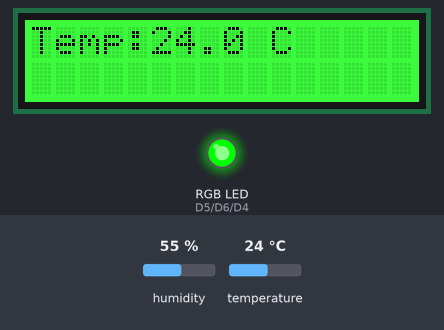
A program run on a simulated Raspberry Pi (BCM pin numbers) with a GrovePi. On the bench: 16×2 character LCD, an RGB LED mixed from three pins (HIGH = lit). Inputs (shaded band) come from the test bench; at power-on: temperature 24 °C, humidity 55 %. What the program prints to the terminal is not drawn.

Above: at 1.2 s.
1.3 s: temperature set to 20.4 °C
At 3.4 s:
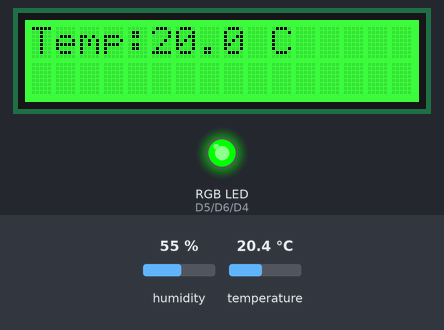
8.0 s: temperature set to 19.2 °C
At 11.3 s:
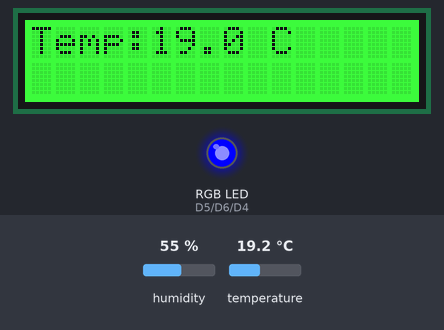
14.0 s: temperature set to 28 °C
At 15.8 s:
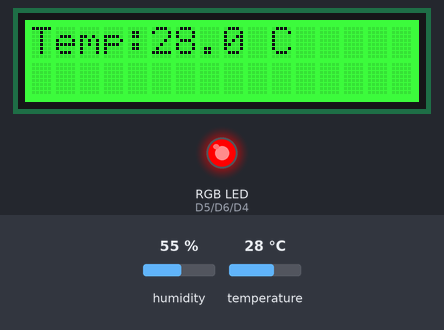
20.7 s: temperature set to 26.6 °C
25.9 s: temperature set to 25.5 °C
At 28.3 s:
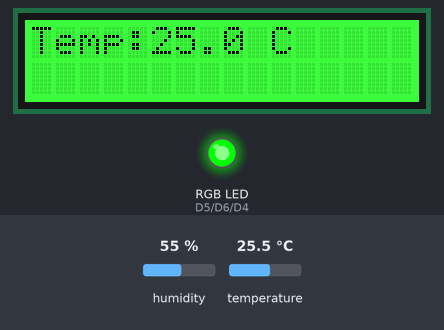
30.7 s: temperature set to 19 °C
At 32.8 s:
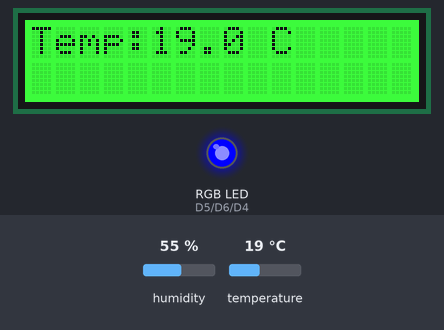
Timing chart, 0 to 34.3 s (numbered marks = the images above; inputs shaded):
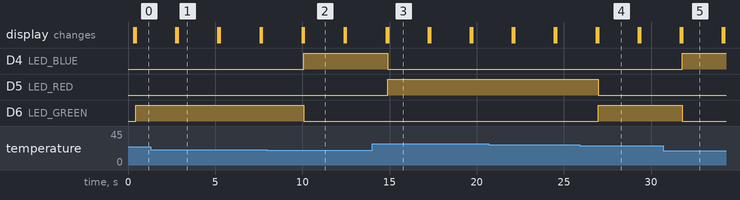

Measured:
- the behaviour switches between 20 and 19.9 °C on temperature (found by bisection; images 1 and 2)
- the behaviour switches between 26 and 25.9 °C on temperature (found by bisection; images 3 and 4)
- after the input at 1.3 s, the display: first differs from a run without the input after 1.6 s (image 1)
- after the input at 8.0 s, D4 (LED_BLUE): LOW → HIGH after 2.1 s; D6 (LED_GREEN): HIGH → LOW after 2.1 s; the display: first differs from a run without the input after 2.1 s (image 2)
- after the input at 14.0 s, D4 (LED_BLUE): HIGH → LOW after 0.91 s; D5 (LED_RED): LOW → HIGH after 0.91 s; the display: first differs from a run without the input after 0.91 s (image 3)
- after the input at 25.9 s, D5 (LED_RED): HIGH → LOW after 1.1 s; D6 (LED_GREEN): LOW → HIGH after 1.1 s; the display: first differs from a run without the input after 1.1 s (image 4)
- after the input at 30.7 s, D4 (LED_BLUE): LOW → HIGH after 1.1 s; D6 (LED_GREEN): HIGH → LOW after 1.1 s; the display: first differs from a run without the input after 1.1 s (image 5)

The program:

temp_led_display.py
```python
import time
import grovepi
import grove_rgb_lcd as lcd

# Ports definieren
TEMP_SENSOR = 2  # Angeschlossen am analogen Port A0
LED_RED = 5
LED_GREEN = 6
LED_BLUE = 4
I2C_PORT = 1

# Pins initialisieren
grovepi.pinMode(LED_RED, "OUTPUT")
grovepi.pinMode(LED_GREEN, "OUTPUT")
grovepi.pinMode(LED_BLUE, "OUTPUT")

def turn_on_led(pin):
    """Schaltet eine LED ein."""
    grovepi.digitalWrite(pin, 1)

def turn_off_led(pin):
    """Schaltet eine LED aus."""
    grovepi.digitalWrite(pin, 0)

def read_temperature():
    """Liest die Temperatur vom Sensor aus."""
    [temp, _] = grovepi.dht(TEMP_SENSOR, 0)
    return temp


try:
    while True:
        temp = read_temperature()
        print("Temperatur: {}°C".format(temp))
        lcd.setRGB(0, 255, 0)  # Hintergrundfarbe setzen
        lcd.setText("Temp:{} C".format(temp))

        # LEDs steuern
        if temp < 20:
            turn_on_led(LED_BLUE)
            turn_off_led(LED_GREEN)
            turn_off_led(LED_RED)
        elif 20 <= temp <= 25:
            turn_on_led(LED_GREEN)
            turn_off_led(LED_BLUE)
            turn_off_led(LED_RED)
        else:
            turn_on_led(LED_RED)
            turn_off_led(LED_GREEN)
            turn_off_led(LED_BLUE)

        time.sleep(2)  # Wartezeit, um die Messungen zu stabilisieren

except KeyboardInterrupt:
    print("Programm beendet. LEDs ausschalten...")
    turn_off_led(LED_RED)
    turn_off_led(LED_GREEN)
    turn_off_led(LED_BLUE)
    lcd.setText("\nSystem gestoppt")
    lcd.setRGB(0, 0, 0)  # Display ausschalten
    print("Alle LEDs aus.")
```
